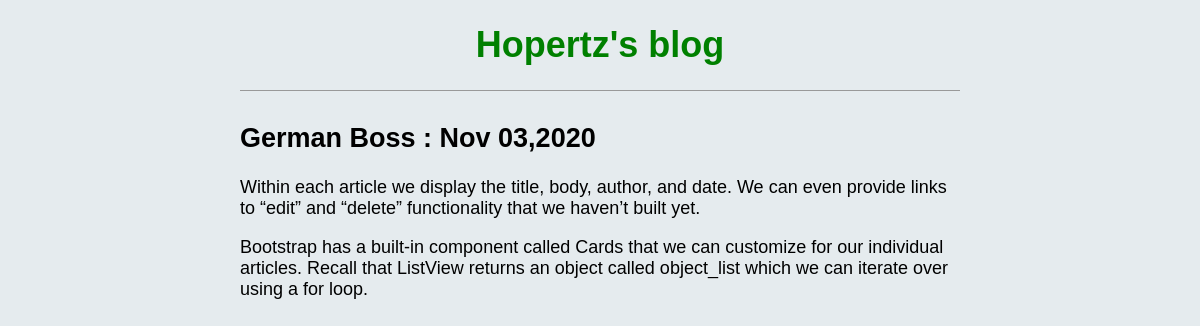
The page /blog/post/5/ on the database its author committed.
### blog/models.py (models this page shows, shortened)
class Post(models.Model):
    title = models.CharField(max_length=200)
    author = models.ForeignKey(
        'auth.User',
        on_delete=models.CASCADE,
    )
    body = RichTextField(blank=True, null=True)
    post_date = models.DateTimeField(auto_now=True)

### blog/views.py (the view)
# urls.py: path('post/<int:pk>/', BlogDetailView.as_view(), name='post_detail'),
class BlogDetailView(DetailView):
    model = Post
    template_name = 'post_detail.html'

### templates/post_detail.html (shortened to what this page needs)
{% extends 'base.html' %}
  {% block content %}
   <div class="post-entry">
     <h2 >{{ post.title }} : {{post.post_date|date:'M d,Y'}}</h2>
     <p>{{ post.body|safe }}</p>
   </div>
{% endblock content %}

### blog/static/blog/css/base.css (style rules this page uses)
body { font-family: 'Source Sans Pro', sans-serif; font-size: 18px; background-color: #e5ebee; max-width: 720px; margin: 0 auto; }

### rows shown on the page
Post: title "German Boss", post_date "Nov 03,2020", body "Within each article we display the title, body, author, and date. We can even provide links to “edit” and “delete” functionality that we haven’t built yet. Bootstrap has a built-in component called Cards that we can customize for our individual articles. Recall that ListView returns an object called object_list which we can iterate over using a for loop."
